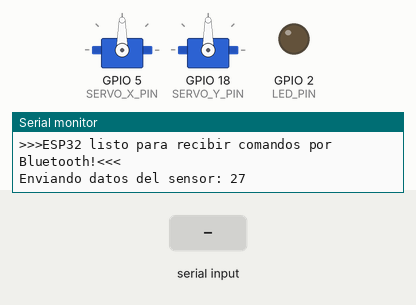
The sketch below on a simulated ESP32. Shown: 2 × servo, output pins drawn as LEDs (lit = HIGH), the last lines printed to the serial monitor. The test bench sets the inputs (shaded band). Random numbers use the default seed unless the sketch sets one; nothing arrives over Bluetooth unless stated.

Above: at 10.2 s.
10.3 s: "SERVO:,45\n" received over the second serial link
At 11.7 s:
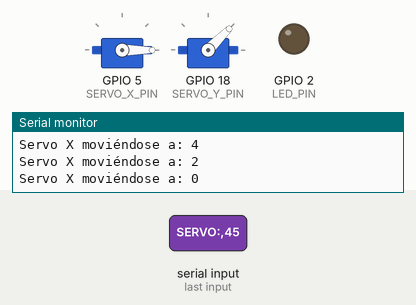
12.7 s: "LED_ON\n" received over the second serial link
At 13.0 s:
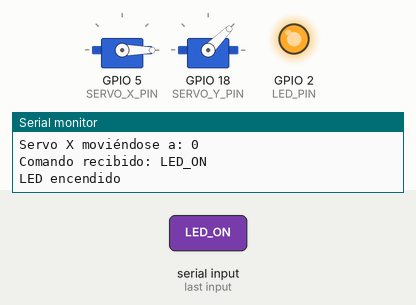
14.2 s: "LED_OFF\n" received over the second serial link
At 14.7 s:
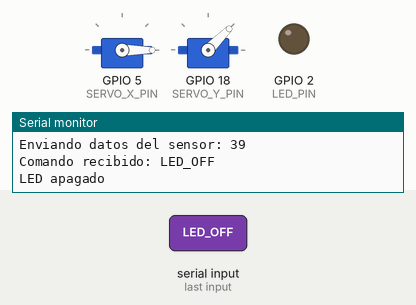
Timing chart, 0 to 17.2 s (numbered marks = the images above; inputs shaded):
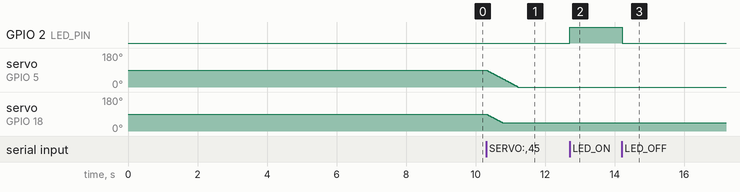

Measured:
- after the input at 10.3 s, servo on GPIO 5 (SERVO_X_PIN): moves from 90° to 0° over 0.90 s, starting at once; servo on GPIO 18 (SERVO_Y_PIN): moves from 90° to 45° over 0.45 s, starting at once
- after the input at 12.7 s, GPIO 2 (LED_PIN): LOW → HIGH at once
- after the input at 14.2 s, GPIO 2 (LED_PIN): HIGH → LOW at once

The sketch:

Bluetooth_esp32_V3.ino
```cpp
#include "BluetoothSerial.h"  // Librería para Bluetooth Serial
#include <ESP32Servo.h> // Bliblioteca para los servomotores

// Crea objetos Servo para cada uno
Servo servoX;
Servo servoY;
// Configuración de la conexión Bluetooth
BluetoothSerial SerialBT;
const char* DEVICE_NAME = "ESP32_ROOT"; // Nombre del dispositivo Bluetooth (puedes cambiarlo)
// Configuración del LED integrado
const int LED_PIN = 2; // Pin del LED integrado en la mayoría de los ESP32
// Variables globales
bool isLedOn = false; // Estado del LED
unsigned long lastSendTime = 0; // Para controlar el intervalo de envío de datos
const unsigned long sendInterval = 5000; // Intervalo de 5 segundos para enviar datos

// Define los pines para los servos
const int SERVO_X_PIN = 5;
const int SERVO_Y_PIN = 18;

// Variables globales para almacenar los valores de los servos y la hora
int currentServoX = 90; // Posición inicial (90°)
int currentServoY = 90;
String currentTime = "00:00:00"; // Hora actual
int previousServoX = 90; // Almacena el valor anterior del servo X
int previousServoY = 90; // Almacena el valor anterior del servo Y
unsigned long lastUpdateTime = 0; // Tiempo de la última actualización
const unsigned long updateInterval = 3000; // Intervalo en milisegundos (ajústalo según lo necesites)
int tempServoX = 90; // Valores temporales para el joystick
int tempServoY = 90;

//variables para interpolación
float targetServoX = 90.0; // Meta interpolada para el servo X
float targetServoY = 90.0; // Meta interpolada para el servo Y
const float servoSpeed = 2.0; // Velocidad máxima de movimiento en grados por actualización

// Prototipos de funciones (para una estructura más organizada y escalable)
void setupBluetooth();
void handleReceivedData(String data);
void toggleLed(bool state);
void moveServoSmoothly(); //función para mover los servos suavemente

void setup() {
  delay(3000); // Pausa de 500 ms
  // put your setup code here, to run once:
  Serial.begin(115200);  // Inicialización del puerto serie para debug
  Serial.println("Iniciando...");  // Agrega un mensaje para verificar que el código llegó aquí
  delay(3000); // Pausa de 500 ms
  pinMode(LED_PIN, OUTPUT); // Configuración del pin del LED como salida
  setupBluetooth(); // Configuración del Bluetooth

  // Adjunta los servos a sus pines
  // Configurar los servos
  servoX.attach(SERVO_X_PIN); // Valores típicos de PWM: 500-2400 microsegundos
  servoY.attach(SERVO_Y_PIN);
  delay(3000); // Pausa de 500 ms
  // Posicionar los servos en el centro al inicio
  Serial.println(SERVO_X_PIN);
  servoX.write(90);
  servoY.write(90);// Pone el servo 2 en la posición media (90 grados)
  Serial.println("ESP32 listo para controlar servos.");
  Serial.println(">>>ESP32 listo para recibir comandos por Bluetooth!<<<");
}

void loop() {
  // put your main code here, to run repeatedly:
  // Revisión de si hay datos recibidos por Bluetooth
    if (SerialBT.available()) {
        String receivedData = SerialBT.readStringUntil('\n'); // Lee hasta nueva línea
        Serial.print("Comando recibido: ");
        Serial.println(receivedData);

        // Procesa el comando recibido
        handleReceivedData(receivedData);
    }
    //Enviar datos simulados de sensor cada intervalo
  if (millis() - lastSendTime >= sendInterval) {
    lastSendTime = millis();
    int sensorData = random(20, 50); // Simula datos entre 20 y 50
    SerialBT.print("SensorData: ");  // Enviar prefijo para identificar
    SerialBT.println(sensorData);
    Serial.print("Enviando datos del sensor: ");
    Serial.println(sensorData);
  }
  //--------------------------------------------------------
  // Llamar a la nueva función para mover los servos suavemente
  moveServoSmoothly();
  // Pausa para evitar saturar el monitor serie
  delay(20); // Intervalo reducido para movimiento más suave
}
// Nueva función para mover los servos suavemente
void moveServoSmoothly() {
  // Interpolación gradual hacia las metas de los servos
  if (abs(targetServoX - currentServoX) > 0.5) {
    if (targetServoX > currentServoX) {
      currentServoX += servoSpeed;
      if (currentServoX > targetServoX) currentServoX = targetServoX;
    } else {
      currentServoX -= servoSpeed;
      if (currentServoX < targetServoX) currentServoX = targetServoX;
    }
    servoX.write(currentServoX);
    Serial.print("Servo X moviéndose a: ");
    Serial.println(currentServoX);
  }

  if (abs(targetServoY - currentServoY) > 0.5) {
    if (targetServoY > currentServoY) {
      currentServoY += servoSpeed;
      if (currentServoY > targetServoY) currentServoY = targetServoY;
    } else {
      currentServoY -= servoSpeed;
      if (currentServoY < targetServoY) currentServoY = targetServoY;
    }
    servoY.write(currentServoY);
    Serial.print("Servo Y moviéndose a: ");
    Serial.println(currentServoY);
  }
}
// Función para configurar Bluetooth
void setupBluetooth() {
  Serial.println("Iniciando Bluetooth...");
    if (!SerialBT.begin(DEVICE_NAME)) {
        Serial.println("Error al iniciar Bluetooth");
        while (1); // Si hay error, se queda en un bucle infinito
    }
    Serial.print("Bluetooth iniciado como: ");
    Serial.println(DEVICE_NAME);
}
// Función para manejar los datos recibidos por Bluetooth
void handleReceivedData(String data) {
    data.trim(); // Elimina espacios y saltos de línea extra

    // Comandos básicos para controlar el LED
    if (data == "LED_ON") {
        toggleLed(true);
        SerialBT.println("LED encendido");
    }
    else if (data == "LED_OFF") {
        toggleLed(false);
        SerialBT.println("LED apagado");
    }

  // El formato del comando esperado: "SERVO:X,Y"
  if (data.startsWith("SERVO:")) {
    // Extraer las posiciones X e Y del comando
    int commaIndex = data.indexOf(',');
    if (commaIndex != -1) {
      String xValue = data.substring(6, commaIndex);
      String yValue = data.substring(commaIndex + 1);

      // Convertir las posiciones a enteros
      int newServoX = xValue.toInt();
      int newServoY = yValue.toInt();

      // Validar los rangos (0° a 180°)
        if (newServoX >= 0 && newServoX <= 180) {
            tempServoX = newServoX; // Almacena temporalmente el valor
            targetServoX = newServoX; // Actualiza la meta interpolada
        }
        if (newServoY >= 0 && newServoY <= 180) {
            tempServoY = newServoY; // Almacena temporalmente el valor
            targetServoY = newServoY; // Actualiza la meta interpolada
        }
    }
  }
    int timeIndex = data.indexOf("TIME:");
    // Procesar TIME
    if (timeIndex != -1) {
        String timeData = data.substring(timeIndex + 5);
        timeData.trim(); // Limpia directamente
        currentTime = timeData; // Actualiza la variable global
        Serial.print("Esp32: Hora recibida: ");
        Serial.println(currentTime);
    }
}
// Función para encender o apagar el LED
void toggleLed(bool state) {
    digitalWrite(LED_PIN, state ? HIGH : LOW);
    isLedOn = state;
    Serial.print("LED ");
    Serial.println(state ? "encendido" : "apagado");
}
// Función adicional para detener el Bluetooth (si lo necesitas)
void stopBluetooth() {
    SerialBT.end();
    Serial.println("Bluetooth detenido");
}
```
